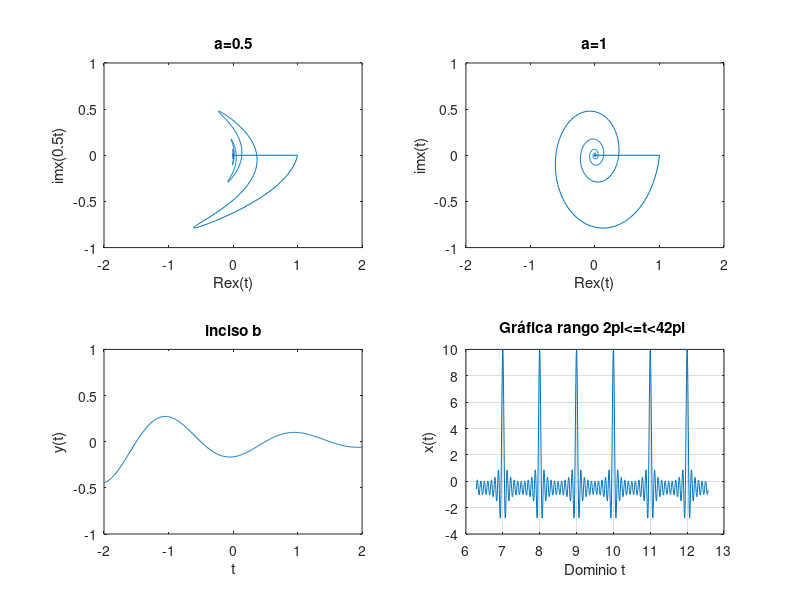

This figure's MATLAB source:
%% Práctica 1: Señales en tiempo continuo.
%
% *Integrantes:*
%
% * Arellano Paz Angel Ulises
% * Cardoso Arias Javier
% * Gachuz Hernández Karla Denisse
% * García Arteaga Alejandro
% * López Galván José Rodolfo
%
% *Objetivos:* 
%
% * Manipulación básica de MATLAB
% * Gráficas de señales reales y complejas continuas
% * Transformación de señales continuas (escalamientos y traslaciones)
% * Calculo de energía y potencia de señales continuas

%%


%% Introducción
% El inciso 4 resuelto con Python puede ser consultado en el siguiente <https://colab.research.google.com/drive/11nxr8kWdsPiXhoxsBBT6P-TnolIQIWv1?usp=sharing *enlace*>.


%%  1) Working with functions.
%
% Working with functions is fundamental to signals and systems applications. MATLAB provides several methods of defining and evaluating functions. An understanding and proficient use of these methods are therefore necessary and beneficial.

%%
% *11.1-1 Anonymous functions.*
%
% Many simple functions are most conveniently represented by using MATLAB anonymous functions. An anonymous function provides a symbolic representation of a function defined in terms of MATLAB operators, functions, or other anonymous functions. For example, consider defining the exponentially damped sinusoid $f (t) = e −t cos(2π t)$.

f = @(t) exp(-t).*cos(2*pi*t);

%%
% In this context, the @ symbol identifies the expression as an anonymous function, which is assigned a name of f. Parentheses following the @ symbol are used to identify the function’s independent variables (input arguments), which in this case is the single time variable t. Input arguments, such as t, are local to the anonymous function and are not related to any workspace variables with the same names.
%
% Once defined, $f (t)$ can be evaluated simply by passing the input values of interest. For example,

t =0; f(t)

%%
% evaluates $f (t)$ at t = 0, confirming the expected result of unity. The same result is obtained by passing t = 0 directly.

%%
% Vector inputs allow the evaluation of multiple values simultaneously, Consider the task of plotting $f(t)$ over the interval $(-2 \leq t \leq 2)$. Gross function behavior is clear:  $f(t)$ should oscilate four times with a decaying envelope. Since accurate hand sketches are cumberstone, MATLAB-generated plots are an attractive alternative. As the following example illustrates, care must be taken to ensure reliable results.
%
% Suppose the vector t is chosen to include onlu the integers contained in $(-2 \leq t \leq 2)$, namely, [−2, −1, 0, 1, 2].

t = (-2:2);

%%
% This vector input is evaluated from a vector output.

f(t)

%%
% The plot command graphs the result, which is shown in Fig. 1.46 

%%
%
%  >> plot(t,f(t));
%  >> xlabel(’t’); ylabel(’f(t)’); grid;
%

%%
% Grid lines, added by using the grid command, aid feature identification. Unfortunately, the
% plot does not illustrate the expected oscillatory behavior. More points are required to adequately
% represent f (t).
% The question, then, is how many points is enough? † If too few points are chosen, information
% is lost. If too many points are chosen, memory and time are wasted. A balance is needed. For
% oscillatory functions, plotting 20 to 200 points per oscillation is normally adequate. For the present
% case, t is chosen to give 100 points per oscillation.

plot(t, f(t));
xlabel('t');
ylabel('f(t)');
grid;
%%
% *Figure 1.46* $f(t) = e^{-t}cos(2\pi t)$ for $t = (-2::2)$.

t1 = (-2:0.01:2);
plot(t1, f(t1));
xlabel('t');
ylabel('f(t)');
grid;
%%
% *Figure 1.47* $f(t) = e^{-t}cos(2\pi t)$ for $t = (-2:0.01:2)$.

%%
% *1.11-2 Relational Operators and the Unit Step Function.*
%
% The unit step function $u(t)$ arises naturally in many practical situations. For example, a unit step can
% model the act of turning on a system. With the help of relational operators, anonymous functions
% can represent the unit step function.
% In MATLAB, a relational operator compares two items. If the comparison is true, a logical true
% (1) is returned. If the comparison is false, a logical false (0) is returned. Sometimes called indicator
% functions, relational operators indicates whether a condition is true. Six relational operators are
% available: <, >, <=, >=, ==, and ~=.
%   The unit step function is readily defined using the >= relational operator.

u = @(t) 1.0.*(t>=0);

%%
% Any function with a jump discontinuity, such as the unit step, is difficult to plot. Consider plotting
% $u(t)$ by using $t = (-2:2)$.

t = (-2:2);
plot(t, u(t));
xlabel ('t');
ylabel('u(t)');

%%
% *Figure 1.48* $u(t)$ for $t = (-2:2)$.

%%
% Two significant problems are apparent in the resulting plot, shown in Fig. 1.48. First,
% MATLAB automatically scales plot axes to tightly bound the data. In this case, this normally
% desirable feature obscures most of the plot. Second, MATLAB connects plot data with lines,
% making a true jump discontinuity difficult to achieve. The coarse resolution of vector t emphasizes
% the effect by showing an erroneous sloping line between t = −1 and t = 0.
% The first problem is corrected by vertically enlarging the bounding box with the axis
% command. The second problem is reduced, but not eliminated, by adding points to vector t.

t = (-2:0.01:2);
plot(t, u(t));
xlabel('t');
ylabel('u(t)');
axis([-2 2 -0.1 1.1]);
title('Figure 1.48 u(t) for t = (-2:0.01:2)');

%%
% The four-element vector argument of axis specifies x axis minimum, x axis maximum, y axis
% minimum, and y axis maximum, respectively. The improved results are shown in Fig. 1.49.
% Relational operators can be combined using logical AND, logical OR, and logical negation: &,
% |, and ~, respectively. For example, (t>0) & (t<1) and ~((t<=0) $|$ (t>=1)) both test if 0 < t < 1.
% To demonstrate, consider defining and plotting the unit pulse p(t) = u(t) − u(t − 1), as shown in
% Fig. 1.50:

p =@(t) 1.0.*((t>=0)&(t<1));
t = (-1:0.01:2);
plot(t, p(t));
xlabel('t');
ylabel('p(t) = u(t) - u(t-1)');
axis([-1 2 -0.1 1.1]);
title('Figure 1.50 p(t) = u(t) − u(t − 1) over (−1 ≤ t ≤ 2).');
%%
% Since anonymous functions can be constructed using other anonymous functions, we could
% have used our previously defined unit step anonymous function to define p(t) as p = @(t)
% u(t)-u(t-1);.

%%
% For scalar operands, MATLAB also supports two short-circuit logical constructs. A
% short-circuit logical AND is performed by using &&, and a short-circuit logical OR is performed by
% using ||. Short-circuit logical operators are often more efficient than traditional logical operators
% because they test the second portion of the expression only when necessary. That is, when scalar
% expression A is found false in (A&&B), scalar expression B is not evaluated, since a false result
% is already guaranteed. Similarly, scalar expression B is not evaluated when scalar expression A is
% found true in (A||B), since a true result is already guaranteed.

%%
% *1.11-3 Visualizing Operations on the Independent Variable*

%%
% Two operations on a function’s independent variable are commonly encountered: shifting and
% scaling. Anonymous functions are well suited to investigate both operations.
% Consider $g(t) = f (t)u(t) = e −t cos (2π t)u(t)$, a causal version of $f(t)$. MATLAB easily
% multiplies anonymous functions. Thus, we create $g(t)$ by multiplying our anonymous functions
% for $f(t)$ and $u(t)$.

g = @(t) f(t).*u(t);

%%
% A combined shifting and scaling operation is represented by $g(at + b)$, where a and b are
% arbitrary real constants. As an example, consider plotting $g(2t + 1)$ over $(−2 ≤ t ≤ 2)$. With a = 2,
% the function is compressed by a factor of 2, resulting in twice the oscillations per unit t. Adding
% the condition b > 0 shifts the waveform to the left. Given anonymous function g, an accurate plot
% is nearly trivial to obtain.

t = (-2:0.01:2);
plot(t,g(2*t+1)); xlabel('t'); ylabel('g(2t+1)'); grid;
title('Figure 1.51 g(2t + 1) over (−2 ≤ t ≤ 2).');


%%
% Figure 1.51 confirms the expected waveform compression and left shift. As a final check, realize
% that function $g(·)$ turns on when the input argument is zero. Therefore, $g(2t + 1)$ should turn on
% when 2t + 1 = 0 or at t = −0.5, a fact again confirmed by Fig. 1.51.

%%
% Next, consider plotting $g(−t + 1)$ over $(−2 ≤ t ≤ 2)$. Since a < 0, the waveform will be
% reflected. Adding the condition b > 0 shifts the final waveform to the right.

plot(t,g(-t+1)); xlabel('t'); ylabel('g(-t+1)'); grid;
title('Figure 1.52 g(−t + 1) over (−2 ≤ t ≤ 2)');

%%
% Figure 1.52 confirms both the reflection and the right shift.
% Up to this point, Figs. 1.51 and 1.52 could be reasonably sketched by hand. Consider plotting
% the more complicated function $h(t) = g(2t + 1) + g(−t + 1)$ over $(−2 ≤ t ≤ 2)$ (Fig. 1.53); an
% accurate hand sketch would be quite difficult. With MATLAB, the work is much less burdensome.

plot(t,g(2*t+1)+g(-t+1)); xlabel('t'); ylabel('h(t)'); grid;
title('Figure 1.53 h(t) = g(2t + 1) + g(−t + 1) over (−2 ≤ t ≤ 2).');

%%
% *1.11-4 Numerical Integration and Estimating Signal Energy*
%%
% Interesting signals often have nontrivial mathematical representations. Computing signal energy,
% which involves integrating the square of these expressions, can be a daunting task. Fortunately,
% many difficult integrals can be accurately estimated by means of numerical integration techniques.
% Even if the integration appears simple, numerical integration provides a good way to verify
% analytical results.

%%
% To start, consider the simple signal $x(t) = e^{-t}(u(t) − u(t − 1))$. The energy of $x(t)$ is expressed
% as $E_{x} = \int_{-\infty}^{\infty} |x(t)|^{2} dt = \int_{0}^{1} e^{-2t}$. Integrating yields $E_{x} = 0.5(1 − e^{−2})$ ≈ 0.4323. The energy
% integral can also be evaluated numerically. Figure 1.27 helps illustrate the simple method of
% rectangular approximation: evaluate the integrand at points uniformly separated by $\Delta t$, multiply
% each by $ \Delta t$ to compute rectangle areas, and then sum over all rectangles. First, we create function
% $x(t)$.

x = @(t) exp(-t).*((t>=0)&(t<1));

%%
% With $\Delta t = 0.01$, a suitable time vector is created.

t = (0:0.01:1);

%%
% The final result is computed by using the sum command.

E_x = sum(x(t).*x(t)*0.01)

%%
% The result is not perfect, but at 1% relative error it is close. By reducing $ \Delta t$, the approximation is
% improved. For example,$ \Delta t = 0.001$ yields E_x = 0.4328, or 0.1% relative error.
% Although simple to visualize, rectangular approximation is not the best numerical integration
% technique. The MATLAB function quad implements a better numerical integration technique
% called recursive adaptive Simpson quadrature. To operate, quad requires a function describing
% the integrand, the lower limit of integration, and the upper limit of integration. Notice that no $\Delta t$
% needs to be specified.

%%
% To use quad to estimate E x , the integrand must first be described.

x_squared = @(t) x(t).*x(t);

%%
% Estimating $E_{x}$ immediately follows.

E_x = quad(x_squared,0,1)

%%
% In this case, the relative error is −0.0026%.
%%
% The same techniques can be used to estimate the energy of more complex signals. Consider
% $g(t)$, defined previously. Energy is expressed as $E_{g}=\int_{0}^{\infty}e^{-2t}cos^{2}(2\pi t)dt$. A closed-form solution
% exists, but it takes some effort. MATLAB provides an answer more quickly.

g_squared = @(t) g(t).*g(t);

%%
% Although the upper limit of integration is infinity, the exponentially decaying envelope ensures
% $g(t)$ is effectively zero well before $t$ = 100. Thus, an upper limit of t = 100 is used along with
% $\Delta t$ = 0.001.

t = (0:0.001:100);
E_g = sum(g_squared(t)*0.001)

%%
% A slightly better approximation is obtained with the quad function.

E_g = quad(g_squared,0,100)

%% 2) Resolución del problema 1.2-2

%%
% For the signal x(t) illustrated in Fig. P1.2-2, sketch
%%
% A) $x(t-4)$
%%
% B) $x(t/1.5)$
%%
% C) $x(-t)$
%%
% D) $x(2t-4)$
%%
% E) $x(2-t)$


u = @(t) 1.0.*(t>=0);

u1= @(t) 1.0.*((t>=-4)&(t<0));

u2=@(t) 1.0.*((t>=0)&(t<=2));

f=@(t) (-t.*u1(t)) + (t.*u2(t));

t = (-20:0.01:20);

plot(t,f(t))

axis([-5 5 -1 5]);

title('Fig. P1.2-2');

xlabel('t');

ylabel('x(t)');

%%
% *A)* $x(t-4)$



x1=@(t) f(t-4);

plot(t,x1(t));

axis([-1 9 -1 5]);

title('Inciso a');

xlabel('t');

ylabel('x(t-4)');

%%
% *B)* $x(t/1.5)$



x2=@(t) f(t/1.5);

plot(t,x2(t));

axis([-8 5 -1 5]);

title('Inciso b');

xlabel('t');

ylabel('x(t/1.5)');

%%
% *C)* $x(-t)$




x3=@(t) f(-t);

plot(t,x3(t));

axis([-5 5 -1 5]);

title('Inciso c');

xlabel('t');

ylabel('x(-t)');

%%
% *D)* $x(2t-4)$




x4=@(t) f(2.*t - 4);

plot(t,x4(t));

axis([-5 5 -1 5]);

title('Inciso d');

xlabel('t');

ylabel('x(2t-4)');

%%
% *E)* $x(2t-4)$




x5=@(t) f(2 - t);

plot(t,x5(t));

axis([-1 8 -1 5]);

title('Inciso e');

xlabel('t');

ylabel('x(2-t)');


t=(-3*pi:0.001:3*pi);



%% 3) Resolución del problema 1.11-1
%
%%
% Provide MATLAB code and output that plots
% the odd portion $x_{o}(t)$ of the function $x(t) =
% 2^{-t}cos(2\pi t)u(t?\pi )$ over a suitable-length interval using a suitable number of points.
%
%%
% $X(t)=2^tcos(2\pi t)$
%%
% $X_{impar(t)}=\frac{x(t)-x(-t)}{2}$
%%
% $X_{impar(t)}=2^{-t-1}cos(2\pi t)u(t-\pi )-2^{t-1}cos(-2\pi t)u(-t-\pi )$


for i=1:length(t)
if t(i)<=-pi
R(i)=-(2.^(t(i)-1)).*cos(-2*pi*t(i));
elseif t(i)>=pi
R(i)=(2.^(-t(i)-1)).*cos(2*pi*t(i));
else
R(i)=0;
end
end

plot(t,R);
ylabel('Ximpar(t)');
xlabel('t');
title('Ejercicio 1.11-1');
grid on;

%% 4) Construcción de la gráfica. 
%
% Construye la grafica de

%% 
% $$x(t) = \sum_{k=1}^{10} cos(2\pi k t)$$
%
% para cuatro rangos (figura 2x2). Los ejes deben mostrarse en el origen además de la edición de su preferencia.
% Procedimiento:
%

clf;
subplot(2,2,1);
y=0;
t=linspace(-4*pi,-2*pi,1000);
for k=1:10
    
x=cos(2*pi*k*t);
y=y+x;
end
plot(t,y);
grid on;
ax = gca;
xlabel('Dominio t');
ylabel('x(t)');
title('Gráfica rango -4pi<=t<=-2pi ');



subplot(2,2,2);
y=0;
t=linspace(-2*pi,0,1000);
for k=1:10
    
x=cos(2*pi*k*t);
y=y+x;
end
plot(t,y);
grid on;
ax = gca;
xlabel('Dominio t');
ylabel('x(t)');

title('Gráfica rango -2pi<=t<=0 ');



subplot(2,2,3);
y=0;
t=linspace(0,2*pi,1000);
for k=1:10
    
x=cos(2*pi*k*t);
y=y+x;
end
plot(t,y);
grid on;
ax = gca;
xlabel('Dominio t');
ylabel('x(t)');
title('Gráfica rango 0<=t<=2pi ');



subplot(2,2,4);
y=0;
t=linspace(2*pi,4*pi,1000);
for k=1:10
    
x=cos(2*pi*k*t);
y=y+x;
end
plot(t,y);
grid on;
ax = gca;
xlabel('Dominio t');
ylabel('x(t)');
title('Gráfica rango 2pi<=t<42pi ');


%% Resolucón del problema 1.1-3

%%
% Define x(t) = (e^t(1+j2p))u(-t) and y(t) = Re[2x((-5-t)/2)].
%
% (a) Use MATLAB to plot Re{x(t)} versus
% Im{x(at)} for a = 0.5, 1, and 2 and -10 =t = 10.
% How important is the scale factor a
% on the shape of the resulting figure?
% 
% (b) Use MATLAB to plot y(t) over -10 = t =
% 10. Analytically determine the time t0 where
% y(t) has a jump discontinuity. Verify yourcalculation 
% of t0 using the plot of y(t).
% 
% (c) Use MATLAB and numerical integration to
% compute the energy Ex of signal x(t).
% 
% (d) Use MATLAB and numerical integration to
% compute the energy Ey of signal y(t).
%
%

t = (-10:0.01:10);

u = @(t) 1.0.*(t>=0);

x = @(t) exp(t.*(1+j*2*pi)).*u(-t);

y = @(t) real(2.*x((-5.-t)/2));


%%
% (a) Use MATLAB to plot Re{x(t)} versus
% Im{x(at)} for a = 0.5, 1, and 2 and -10 =t = 10.
% How important is the scale factor a
% on the shape of the resulting figure?

subplot(2,2,1)
a=0.5;

plot(real(x(t)),imag(x(a.*t)));

axis([-2 2 -1 1]);

title('a=0.5');

xlabel('Re{x(t)}');

ylabel('im{x(0.5t)}');



subplot(2,2,2)
a=1;

plot(real(x(t)),imag(x(a.*t)));

axis([-2 2 -1 1]);

title('a=1');

xlabel('Re{x(t)}');

ylabel('im{x(t)}');



subplot(2,2,3)
a=2;

plot(real(x(t)),imag(x(a.*t)));

axis([-2 2 -1 1]);

title('a=2');

xlabel('Re{x(t)}');

ylabel('im{x(2t)}');


%%
% (b) Use MATLAB to plot y(t) over -10 = t =
% 10. Analytically determine the time t0 where
% y(t) has a jump discontinuity. Verify your calculation 
% of t0 using the plot of y(t).

plot(t,y(t));

axis([-2 2 -1 1]);

title('inciso b');

xlabel('t');

ylabel('y(t)');


%%
% (c) Use MATLAB and numerical integration to
% compute the energy Ex of signal x(t).

%%
% (d) Use MATLAB and numerical integration to
% compute the energy Ey of signal y(t).
